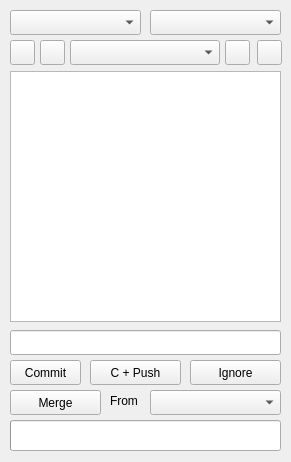
<?xml version="1.0" encoding="UTF-8"?>
<ui version="4.0">
 <class>window</class>
 <widget class="QWidget" name="window">
  <property name="geometry">
   <rect>
    <x>0</x>
    <y>0</y>
    <width>291</width>
    <height>462</height>
   </rect>
  </property>
  <property name="mouseTracking">
   <bool>true</bool>
  </property>
  <property name="windowTitle">
   <string>Form</string>
  </property>
  <property name="whatsThis">
   <string/>
  </property>
  <widget class="QComboBox" name="combo_project">
   <property name="geometry">
    <rect>
     <x>10</x>
     <y>10</y>
     <width>131</width>
     <height>25</height>
    </rect>
   </property>
  </widget>
  <widget class="QComboBox" name="combo_merge">
   <property name="geometry">
    <rect>
     <x>150</x>
     <y>390</y>
     <width>131</width>
     <height>25</height>
    </rect>
   </property>
  </widget>
  <widget class="QPushButton" name="b_commit">
   <property name="geometry">
    <rect>
     <x>10</x>
     <y>360</y>
     <width>71</width>
     <height>25</height>
    </rect>
   </property>
   <property name="text">
    <string>Commit</string>
   </property>
  </widget>
  <widget class="QPushButton" name="b_pull">
   <property name="geometry">
    <rect>
     <x>225</x>
     <y>40</y>
     <width>25</width>
     <height>25</height>
    </rect>
   </property>
   <property name="text">
    <string/>
   </property>
  </widget>
  <widget class="QPushButton" name="b_merge">
   <property name="geometry">
    <rect>
     <x>10</x>
     <y>390</y>
     <width>91</width>
     <height>25</height>
    </rect>
   </property>
   <property name="text">
    <string>Merge</string>
   </property>
  </widget>
  <widget class="QComboBox" name="combo_branch">
   <property name="geometry">
    <rect>
     <x>70</x>
     <y>40</y>
     <width>150</width>
     <height>25</height>
    </rect>
   </property>
  </widget>
  <widget class="QPushButton" name="b_commit_push">
   <property name="geometry">
    <rect>
     <x>90</x>
     <y>360</y>
     <width>91</width>
     <height>25</height>
    </rect>
   </property>
   <property name="text">
    <string>C + Push</string>
   </property>
  </widget>
  <widget class="QComboBox" name="combo_section">
   <property name="geometry">
    <rect>
     <x>150</x>
     <y>10</y>
     <width>131</width>
     <height>25</height>
    </rect>
   </property>
  </widget>
  <widget class="QLineEdit" name="msg">
   <property name="geometry">
    <rect>
     <x>10</x>
     <y>330</y>
     <width>271</width>
     <height>25</height>
    </rect>
   </property>
  </widget>
  <widget class="QLabel" name="label">
   <property name="geometry">
    <rect>
     <x>10</x>
     <y>420</y>
     <width>271</width>
     <height>31</height>
    </rect>
   </property>
   <property name="mouseTracking">
    <bool>true</bool>
   </property>
   <property name="text">
    <string/>
   </property>
  </widget>
  <widget class="QTreeWidget" name="tree">
   <property name="geometry">
    <rect>
     <x>10</x>
     <y>71</y>
     <width>271</width>
     <height>251</height>
    </rect>
   </property>
   <property name="contextMenuPolicy">
    <enum>Qt::NoContextMenu</enum>
   </property>
   <property name="showDropIndicator" stdset="0">
    <bool>false</bool>
   </property>
   <property name="rootIsDecorated">
    <bool>false</bool>
   </property>
   <attribute name="headerVisible">
    <bool>false</bool>
   </attribute>
   <column>
    <property name="text">
     <string notr="true">1</string>
    </property>
   </column>
  </widget>
  <widget class="QPushButton" name="b_ignore">
   <property name="geometry">
    <rect>
     <x>190</x>
     <y>360</y>
     <width>91</width>
     <height>25</height>
    </rect>
   </property>
   <property name="text">
    <string>Ignore</string>
   </property>
  </widget>
  <widget class="QLabel" name="label_2">
   <property name="geometry">
    <rect>
     <x>110</x>
     <y>391</y>
     <width>41</width>
     <height>20</height>
    </rect>
   </property>
   <property name="text">
    <string>From</string>
   </property>
  </widget>
  <widget class="QPushButton" name="b_push">
   <property name="geometry">
    <rect>
     <x>257</x>
     <y>40</y>
     <width>25</width>
     <height>25</height>
    </rect>
   </property>
   <property name="text">
    <string/>
   </property>
  </widget>
  <widget class="QPushButton" name="b_update">
   <property name="geometry">
    <rect>
     <x>40</x>
     <y>40</y>
     <width>25</width>
     <height>25</height>
    </rect>
   </property>
   <property name="text">
    <string/>
   </property>
  </widget>
  <widget class="QPushButton" name="b_delete">
   <property name="geometry">
    <rect>
     <x>10</x>
     <y>40</y>
     <width>25</width>
     <height>25</height>
    </rect>
   </property>
   <property name="text">
    <string/>
   </property>
  </widget>
  <widget class="QProgressBar" name="progress">
   <property name="geometry">
    <rect>
     <x>10</x>
     <y>420</y>
     <width>271</width>
     <height>31</height>
    </rect>
   </property>
   <property name="value">
    <number>0</number>
   </property>
   <property name="textVisible">
    <bool>false</bool>
   </property>
  </widget>
 </widget>
 <resources/>
 <connections/>
</ui>
